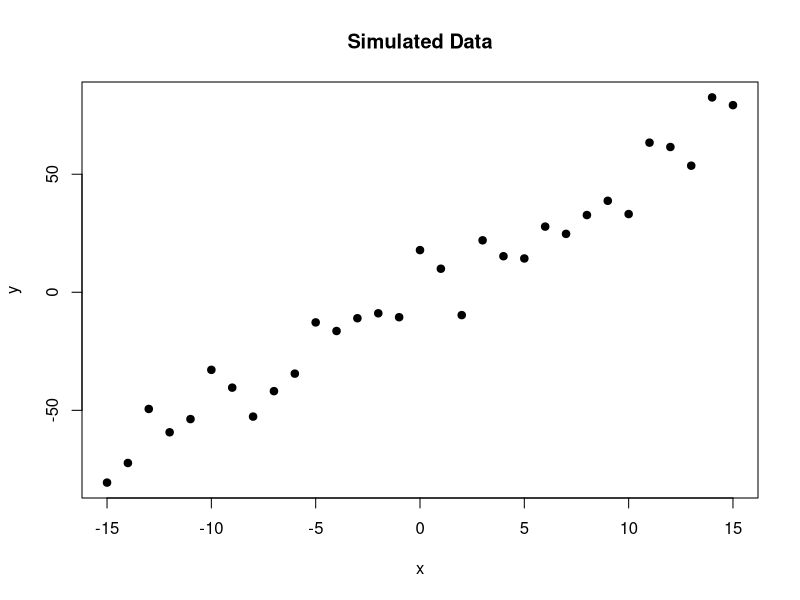
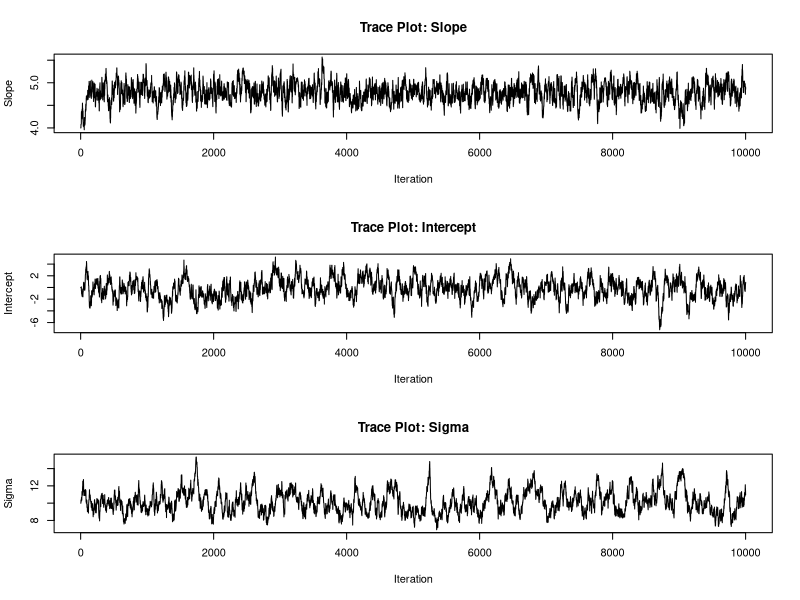
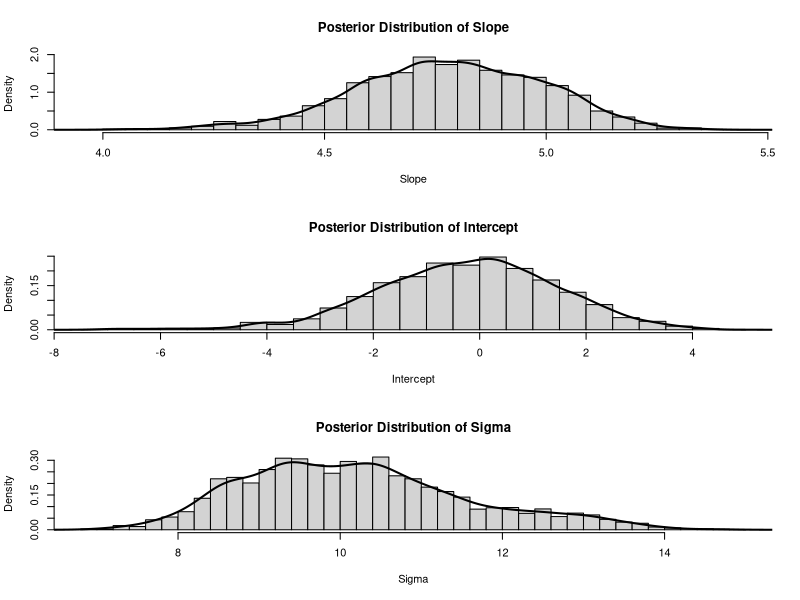

Write R code to recreate these figures, in order.
## ---- chunk 1
#| label: learning-overview
learning_overview <- data.frame(
  section = "Biostatistics",
  category = "Adaptive & Bayesian Methods",
  topic = "Bayesian Linear Regression Using Metropolis\u2013Hastings MCMC"
)
learning_overview
## ---- chunk 2
knitr::opts_chunk$set(
  echo = TRUE,
  message = FALSE,
  warning = FALSE,
  fig.width = 8,
  fig.height = 5
)
## ---- chunk 3
set.seed(123)

#-----------------------------
# 1. Generate simulated data
#-----------------------------

trueA  <- 5
trueB  <- 0
trueSd <- 10

sampleSize <- 31

x <- (-(sampleSize - 1) / 2):
      ((sampleSize - 1) / 2)

y <- trueA * x +
     trueB +
     rnorm(
       n = sampleSize,
       mean = 0,
       sd = trueSd
     )

plot(
  x,
  y,
  main = "Simulated Data",
  xlab = "x",
  ylab = "y",
  pch = 19
)

#-----------------------------
# 2. Log-likelihood
#-----------------------------

log_likelihood <- function(param) {

  a     <- param[1]
  b     <- param[2]
  sigma <- param[3]

  if (!is.finite(sigma) || sigma <= 0) {
    return(-Inf)
  }

  predicted_mean <- a * x + b

  log_density <- dnorm(
    y,
    mean = predicted_mean,
    sd = sigma,
    log = TRUE
  )

  return(sum(log_density))
}

#-----------------------------
# 3. Log-prior
#-----------------------------

log_prior <- function(param) {

  a     <- param[1]
  b     <- param[2]
  sigma <- param[3]

  if (
    a < 0 ||
    a > 10 ||
    sigma <= 0 ||
    sigma > 30
  ) {
    return(-Inf)
  }

  log_prior_a <- dunif(
    a,
    min = 0,
    max = 10,
    log = TRUE
  )

  log_prior_b <- dnorm(
    b,
    mean = 0,
    sd = 5,
    log = TRUE
  )

  log_prior_sigma <- dunif(
    sigma,
    min = 0,
    max = 30,
    log = TRUE
  )

  return(
    log_prior_a +
    log_prior_b +
    log_prior_sigma
  )
}

#-----------------------------
# 4. Log-posterior
#-----------------------------

log_posterior <- function(param) {

  lp <- log_prior(param)

  if (!is.finite(lp)) {
    return(-Inf)
  }

  return(
    log_likelihood(param) + lp
  )
}

#-----------------------------
# 5. Proposal distribution
#-----------------------------

proposal_function <- function(param) {

  rnorm(
    n = 3,
    mean = param,
    sd = c(0.1, 0.5, 0.3)
  )
}

#-----------------------------
# 6. Metropolis algorithm
#-----------------------------

run_metropolis_MCMC <- function(
  start_value,
  iterations
) {

  chain <- matrix(
    NA_real_,
    nrow = iterations + 1,
    ncol = 3
  )

  colnames(chain) <- c(
    "slope",
    "intercept",
    "sigma"
  )

  chain[1, ] <- start_value

  accepted <- 0

  for (i in seq_len(iterations)) {

    current <- chain[i, ]

    proposal <- proposal_function(current)

    log_acceptance_ratio <-
      log_posterior(proposal) -
      log_posterior(current)

    if (
      is.finite(log_acceptance_ratio) &&
      log(runif(1)) < min(0, log_acceptance_ratio)
    ) {

      chain[i + 1, ] <- proposal
      accepted <- accepted + 1

    } else {

      chain[i + 1, ] <- current
    }
  }

  return(
    list(
      chain = chain,
      acceptance_rate = accepted / iterations
    )
  )
}

#-----------------------------
# 7. Run MCMC
#-----------------------------

start_value <- c(
  slope = 4,
  intercept = 0,
  sigma = 10
)

fit <- run_metropolis_MCMC(
  start_value = start_value,
  iterations = 10000
)

chain <- fit$chain

fit$acceptance_rate

#-----------------------------
# 8. Remove burn-in
#-----------------------------

burn_in <- 5000

post_chain <- chain[
  (burn_in + 1):nrow(chain),
  ,
  drop = FALSE
]

#-----------------------------
# 9. Posterior summaries
#-----------------------------

posterior_mean <- colMeans(post_chain)

posterior_interval <- apply(
  post_chain,
  2,
  quantile,
  probs = c(0.025, 0.5, 0.975)
)

posterior_mean
posterior_interval

#-----------------------------
# 10. Summary table
#-----------------------------

posterior_summary <- data.frame(
  Parameter = colnames(post_chain),
  Mean = colMeans(post_chain),
  Median = apply(post_chain, 2, median),
  SD = apply(post_chain, 2, sd),
  Lower_95 = apply(
    post_chain,
    2,
    quantile,
    probs = 0.025
  ),
  Upper_95 = apply(
    post_chain,
    2,
    quantile,
    probs = 0.975
  )
)

posterior_summary

#-----------------------------
# 11. Trace plots
#-----------------------------

par(mfrow = c(3, 1))

plot(
  chain[, "slope"],
  type = "l",
  main = "Trace Plot: Slope",
  xlab = "Iteration",
  ylab = "Slope"
)

plot(
  chain[, "intercept"],
  type = "l",
  main = "Trace Plot: Intercept",
  xlab = "Iteration",
  ylab = "Intercept"
)

plot(
  chain[, "sigma"],
  type = "l",
  main = "Trace Plot: Sigma",
  xlab = "Iteration",
  ylab = "Sigma"
)

par(mfrow = c(1, 1))

#-----------------------------
# 12. Posterior distributions
#-----------------------------

par(mfrow = c(3, 1))

hist(
  post_chain[, "slope"],
  breaks = 30,
  probability = TRUE,
  main = "Posterior Distribution of Slope",
  xlab = "Slope"
)

lines(
  density(post_chain[, "slope"]),
  lwd = 2
)

hist(
  post_chain[, "intercept"],
  breaks = 30,
  probability = TRUE,
  main = "Posterior Distribution of Intercept",
  xlab = "Intercept"
)

lines(
  density(post_chain[, "intercept"]),
  lwd = 2
)

hist(
  post_chain[, "sigma"],
  breaks = 30,
  probability = TRUE,
  main = "Posterior Distribution of Sigma",
  xlab = "Sigma"
)

lines(
  density(post_chain[, "sigma"]),
  lwd = 2
)

par(mfrow = c(1, 1))
## ---- chunk 4
mean(post_chain[, "slope"] > 0)
